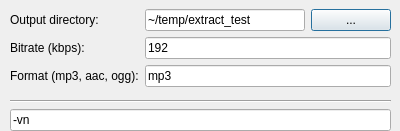
<?xml version="1.0" encoding="UTF-8"?>
<ui version="4.0">
 <class>Settings</class>
 <widget class="QDialog" name="Settings">
  <property name="geometry">
   <rect>
    <x>0</x>
    <y>0</y>
    <width>400</width>
    <height>131</height>
   </rect>
  </property>
  <property name="windowTitle">
   <string>Settings</string>
  </property>
  <widget class="QWidget" name="formLayoutWidget">
   <property name="geometry">
    <rect>
     <x>10</x>
     <y>9</y>
     <width>381</width>
     <height>90</height>
    </rect>
   </property>
   <layout class="QFormLayout" name="formLayout">
    <property name="fieldGrowthPolicy">
     <enum>QFormLayout::ExpandingFieldsGrow</enum>
    </property>
    <item row="0" column="0">
     <widget class="QLabel" name="label">
      <property name="text">
       <string>Output directory:</string>
      </property>
     </widget>
    </item>
    <item row="0" column="1">
     <layout class="QHBoxLayout" name="horizontalLayout">
      <item>
       <widget class="QLineEdit" name="lineEditDir">
        <property name="text">
         <string>~/temp/extract_test</string>
        </property>
       </widget>
      </item>
      <item>
       <widget class="QPushButton" name="pushButton">
        <property name="text">
         <string>...</string>
        </property>
        <property name="flat">
         <bool>false</bool>
        </property>
       </widget>
      </item>
     </layout>
    </item>
    <item row="1" column="0">
     <widget class="QLabel" name="label_2">
      <property name="text">
       <string>Bitrate (kbps):</string>
      </property>
     </widget>
    </item>
    <item row="1" column="1">
     <widget class="QLineEdit" name="lineEditBitrate">
      <property name="text">
       <string>192</string>
      </property>
     </widget>
    </item>
    <item row="2" column="0">
     <widget class="QLabel" name="label_3">
      <property name="text">
       <string>Format (mp3, aac, ogg):</string>
      </property>
     </widget>
    </item>
    <item row="2" column="1">
     <widget class="QLineEdit" name="lineEditFormat">
      <property name="text">
       <string>mp3</string>
      </property>
     </widget>
    </item>
   </layout>
  </widget>
  <widget class="QWidget" name="verticalLayoutWidget">
   <property name="geometry">
    <rect>
     <x>10</x>
     <y>100</y>
     <width>381</width>
     <height>32</height>
    </rect>
   </property>
   <layout class="QVBoxLayout" name="verticalLayout">
    <item>
     <widget class="Line" name="line">
      <property name="orientation">
       <enum>Qt::Horizontal</enum>
      </property>
     </widget>
    </item>
    <item>
     <widget class="QLineEdit" name="lineEditCmd">
      <property name="text">
       <string>-vn</string>
      </property>
     </widget>
    </item>
   </layout>
  </widget>
 </widget>
 <resources/>
 <connections/>
</ui>
